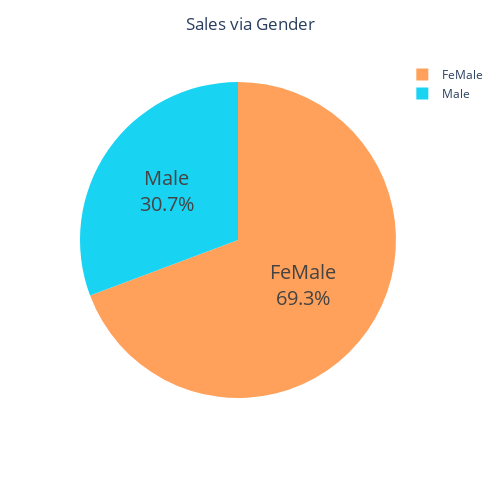

The cell this chart's notebook holds for it:
### Code cell
fig=px.pie(pie,names=pie.index,values=pie.values,color=pie.values
           ,color_discrete_map={'Thur':'lightcyan',
                                 'Fri':'cyan',
                                 'Sat':'royalblue',
                                 'Sun':'lightcyan'})
fig.update_layout(title="Sales via Gender"
                  ,title_x=0.5)
fig.update_layout(
    autosize=False,
    width=500,
    height=500
)
fig.update_traces(hoverinfo="label",textinfo=
                  'label+percent',
                  textfont_size=20)
fig.show()

### Figure 1 — Plotly figure (JSON) as saved in the notebook; plotly's stock layout.template omitted (floating-point values rounded to 4 significant figures)
{"data": [{"customdata": [[28820000.0], [12780205]], "domain": {"x": [0, 1], "y": [0, 1]}, "hoverinfo": "label", "hovertemplate": "Gender=%{label}<br>value=%{value}<br>color=%{customdata[0]}<extra></extra>", "labels": ["FeMale", "Male"], "legendgroup": "", "marker": {"colors": ["#FFA15A", "#19d3f3"]}, "name": "", "showlegend": true, "textfont": {"size": 20}, "textinfo": "label+percent", "type": "pie", "values": [28820000.0, 12780205]}], "layout": {"autosize": false, "height": 500, "legend": {"tracegroupgap": 0}, "margin": {"t": 60}, "title": {"text": "Sales via Gender", "x": 0.5}, "width": 500}}
